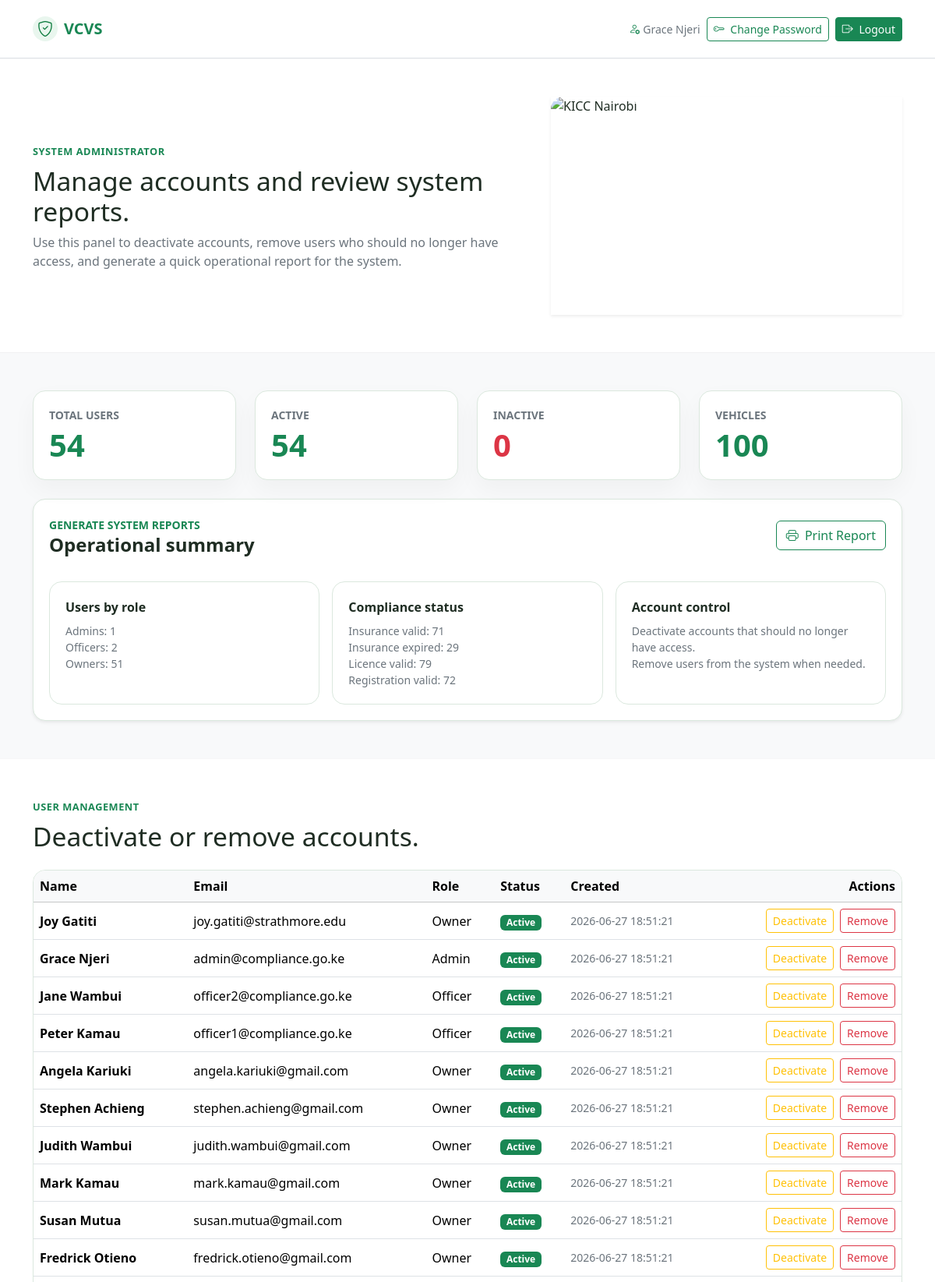
The page /views/admin_panel.php (signed in, upper part) on the database its author committed.
### tables this page shows
CREATE TABLE IF NOT EXISTS users (
    user_id INT AUTO_INCREMENT PRIMARY KEY,
    name VARCHAR(100) NOT NULL,
    email VARCHAR(150) NOT NULL UNIQUE,
    role ENUM('admin', 'officer', 'owner') NOT NULL,
    password_hash VARCHAR(255) NOT NULL,
    is_active TINYINT(1) NOT NULL DEFAULT 1,
    created_at TIMESTAMP DEFAULT CURRENT_TIMESTAMP
);

### views/admin_panel.php (the view, shortened to what this page needs)
<?php
require_once '../config/db.php';
function h($value)
{
    return htmlspecialchars((string) $value, ENT_QUOTES, 'UTF-8');
}
$users = [];
$report = [
    'total_users' => 0,
    'active_users' => 0,
    'inactive_users' => 0,
    'admins' => 0,
    'officers' => 0,
    'owners' => 0,
    'vehicles' => 0,
    'valid_insurance' => 0,
    'expired_insurance' => 0,
    'valid_licence' => 0,
    'expired_licence' => 0,
    'valid_registration' => 0,
    'expired_registration' => 0,
];
try {
    $users = $pdo->query(
        "SELECT user_id, name, email, role, COALESCE(is_active, 1) AS is_active, created_at
         FROM users
         ORDER BY created_at DESC, user_id DESC"
    )->fetchAll();
    $report['total_users'] = (int) $pdo->query("SELECT COUNT(*) FROM users")->fetchColumn();
    $report['active_users'] = (int) $pdo->query("SELECT COUNT(*) FROM users WHERE COALESCE(is_active, 1) = 1")->fetchColumn();
    $report['inactive_users'] = (int) $pdo->query("SELECT COUNT(*) FROM users WHERE COALESCE(is_active, 1) = 0")->fetchColumn();
    $report['admins'] = (int) $pdo->query("SELECT COUNT(*) FROM users WHERE role = 'admin'")->fetchColumn();
    $report['officers'] = (int) $pdo->query("SELECT COUNT(*) FROM users WHERE role = 'officer'")->fetchColumn();
    $report['owners'] = (int) $pdo->query("SELECT COUNT(*) FROM users WHERE role = 'owner'")->fetchColumn();
    $report['vehicles'] = (int) $pdo->query("SELECT COUNT(*) FROM vehicles")->fetchColumn();
    $report['valid_insurance'] = (int) $pdo->query("SELECT COUNT(*) FROM compliance_records WHERE insurance_status = 'Valid'")->fetchColumn();
    $report['expired_insurance'] = (int) $pdo->query("SELECT COUNT(*) FROM compliance_records WHERE insurance_status = 'Expired'")->fetchColumn();
    $report['valid_licence'] = (int) $pdo->query("SELECT COUNT(*) FROM compliance_records WHERE licence_status = 'Valid'")->fetchColumn();
    $report['expired_licence'] = (int) $pdo->query("SELECT COUNT(*) FROM compliance_records WHERE licence_status = 'Expired'")->fetchColumn();
    $report['valid_registration'] = (int) $pdo->query("SELECT COUNT(*) FROM compliance_records WHERE registration_status = 'Valid'")->fetchColumn();
    $report['expired_registration'] = (int) $pdo->query("SELECT COUNT(*) FROM compliance_records WHERE registration_status = 'Expired'")->fetchColumn();
} catch (PDOException $e) {
    error_log($e->getMessage());
}
?>
<!DOCTYPE html>
<html lang="en">
<head>
    <link href="https://cdn.jsdelivr.net/npm/bootstrap@5.3.2/dist/css/bootstrap.min.css" rel="stylesheet">
    <link href="https://cdn.jsdelivr.net/npm/bootstrap-icons@1.11.3/font/bootstrap-icons.min.css" rel="stylesheet">
    <link href="../assets/css/style.css" rel="stylesheet">
</head>
<body class="admin-page">
    <nav class="navbar navbar-expand-lg navbar-light vcs-navbar border-bottom sticky-top">
        <div class="container py-2">
            <a class="navbar-brand d-flex align-items-center gap-2 fw-bold text-success" href="../index.php">
                <span class="brand-mark"><i class="bi bi-shield-check"></i></span>
                <span>VCVS</span>
            </a>
            <div class="ms-auto d-flex align-items-center gap-2">
                <span class="text-secondary small d-none d-md-inline">
                    <i class="bi bi-person-gear me-1 text-success"></i><?php echo h($_SESSION['name'] ?? 'Admin'); ?>
                </span>
                <a href="/views/change_password.php" class="btn btn-outline-success btn-sm">
                    <i class="bi bi-key me-1"></i> Change Password
                </a>
                <a href="/backend/logout.php" class="btn btn-success btn-sm">
                    <i class="bi bi-box-arrow-right me-1"></i> Logout
                </a>
            </div>
        </div>
    </nav>
    <main>
        <section class="section-band bg-white">
            <div class="container py-5">
                <div class="row align-items-center g-4">
                    <div class="col-lg-7">
                        <span class="eyebrow text-success fw-semibold">System administrator</span>
                        <h1 class="section-title mt-2">Manage accounts and review system reports.</h1>
                        <p class="text-secondary mb-0">
                            Use this panel to deactivate accounts, remove users who should no longer have access, and generate a quick operational report for the system.
                        </p>
                    </div>
                    <div class="col-lg-5">
                        <div class="report-hero shadow-sm">
                            <img
                                src="https://commons.wikimedia.org/wiki/Special:FilePath/Kenyatta%20International%20Convention%20Centre,%20Nairobi,%20by%20Karl%20Henrik%20N%C3%B8stvik%20architect,%20entrance.jpg"
                                class="img-fluid rounded-4"
                                alt="KICC Nairobi"
                            >
                        </div>
                    </div>
                </div>
            </div>
        </section>
        <section class="section-band bg-light">
            <div class="container py-5">
                <div class="row g-3 g-lg-4">
                    <div class="col-6 col-lg-3">
                        <div class="value-card h-100">
                            <div class="small text-secondary text-uppercase fw-semibold">Total users</div>
                            <div class="display-6 fw-bold text-success mt-1"><?php echo h($report['total_users']); ?></div>
                        </div>
                    </div>
                    <div class="col-6 col-lg-3">
                        <div class="value-card h-100">
                            <div class="small text-secondary text-uppercase fw-semibold">Active</div>
                            <div class="display-6 fw-bold text-success mt-1"><?php echo h($report['active_users']); ?></div>
                        </div>
                    </div>
                    <div class="col-6 col-lg-3">
                        <div class="value-card h-100">
                            <div class="small text-secondary text-uppercase fw-semibold">Inactive</div>
                            <div class="display-6 fw-bold text-danger mt-1"><?php echo h($report['inactive_users']); ?></div>
                        </div>
                    </div>
                    <div class="col-6 col-lg-3">
                        <div class="value-card h-100">
                            <div class="small text-secondary text-uppercase fw-semibold">Vehicles</div>
                            <div class="display-6 fw-bold text-success mt-1"><?php echo h($report['vehicles']); ?></div>
                        </div>
                    </div>
                </div>
                <div class="mt-4 search-card shadow-sm">
                    <div class="d-flex align-items-center justify-content-between flex-wrap gap-3">
                        <div>
                            <span class="text-uppercase small fw-semibold text-success">Generate system reports</span>
                            <h2 class="h4 fw-bold mb-0">Operational summary</h2>
                        </div>
                        <button class="btn btn-outline-success" type="button" onclick="window.print()">
                            <i class="bi bi-printer me-1"></i> Print Report
                        </button>
                    </div>
                    <div class="row g-3 mt-3">
                        <div class="col-md-4">
                            <div class="mini-result h-100">
                                <div class="fw-semibold">Users by role</div>
                                <div class="small text-secondary mt-2">Admins: <?php echo h($report['admins']); ?></div>
                                <div class="small text-secondary">Officers: <?php echo h($report['officers']); ?></div>
                                <div class="small text-secondary">Owners: <?php echo h($report['owners']); ?></div>
                            </div>
                        </div>
                        <div class="col-md-4">
                            <div class="mini-result h-100">
                                <div class="fw-semibold">Compliance status</div>
                                <div class="small text-secondary mt-2">Insurance valid: <?php echo h($report['valid_insurance']); ?></div>
                                <div class="small text-secondary">Insurance expired: <?php echo h($report['expired_insurance']); ?></div>
                                <div class="small text-secondary">Licence valid: <?php echo h($report['valid_licence']); ?></div>
                                <div class="small text-secondary">Registration valid: <?php echo h($report['valid_registration']); ?></div>
                            </div>
                        </div>
                        <div class="col-md-4">
                            <div class="mini-result h-100">
                                <div class="fw-semibold">Account control</div>
                                <div class="small text-secondary mt-2">Deactivate accounts that should no longer have access.</div>
                                <div class="small text-secondary">Remove users from the system when needed.</div>
                            </div>
                        </div>
                    </div>
                </div>
            </div>
        </section>
        <section class="section-band bg-white">
            <div class="container py-5">
                <div class="d-flex align-items-end justify-content-between flex-wrap gap-3 mb-4">
                    <div>
                        <span class="eyebrow text-success fw-semibold">User management</span>
                        <h2 class="section-title mt-2 mb-0">Deactivate or remove accounts.</h2>
                    </div>
                </div>
                <div class="table-responsive admin-table-wrap">
                    <table class="table table-hover align-middle mb-0">
                        <thead class="table-light">
                            <tr>
                                <th>Name</th>
                                <th>Email</th>
                                <th>Role</th>
                                <th>Status</th>
                                <th>Created</th>
                                <th class="text-end">Actions</th>
                            </tr>
                        </thead>
                        <tbody>
                            <?php foreach ($users as $user): ?>
                                <tr>
                                    <td class="fw-semibold"><?php echo h($user['name']); ?></td>
                                    <td><?php echo h($user['email']); ?></td>
                                    <td class="text-capitalize"><?php echo h($user['role']); ?></td>
                                    <td>
                                        <?php if ((int) $user['is_active'] === 1): ?>
                                            <span class="badge bg-success">Active</span>
                                        <?php else: ?>
                                            <span class="badge bg-danger">Inactive</span>
                                        <?php endif; ?>
                                    </td>
                                    <td class="text-secondary small"><?php echo h($user['created_at']); ?></td>
                                    <td class="text-end">
                                        <div class="d-inline-flex gap-2 flex-wrap justify-content-end">
                                            <form method="POST" class="d-inline">
                                                <button
                                                    type="submit"
                                                    class="btn btn-sm <?php echo ((int) $user['is_active'] === 1) ? 'btn-outline-warning' : 'btn-outline-success'; ?>"
                                                    onclick="return confirm('Update this account status?');"
                                                >
                                                    <?php echo ((int) $user['is_active'] === 1) ? 'Deactivate' : 'Activate'; ?>
                                                </button>
                                            </form>
                                            <form method="POST" class="d-inline">
                                                <button
                                                    type="submit"
                                                    class="btn btn-sm btn-outline-danger"
                                                    onclick="return confirm('Remove this user from the system? This will also remove linked records through database rules.');"
                                                >
                                                    Remove
                                                </button>
                                            </form>
                                        </div>
                                    </td>
                                </tr>
                            <?php endforeach; ?>
                        </tbody>
                    </table>
                </div>
            </div>
        </section>
    </main>
</body>
</html>

### assets/css/style.css (style rules this page uses)
:root { --vcs-green: #0a7a3c; --vcs-green-dark: #07592d; --vcs-green-soft: #e9f6ee; --vcs-white: #ffffff; --vcs-ink: #1f2d23; --vcs-muted: #5f6f65; --vcs-border: #dbe8de; --vcs-surface: #f7faf8; }
html { scroll-behavior: smooth; }
body { background: var(--vcs-surface); color: var(--vcs-ink); }
.vcs-navbar { background: rgba(255, 255, 255, 0.95); backdrop-filter: blur(8px); }
.brand-mark { width: 2rem; height: 2rem; border-radius: 50%; display: inline-flex; align-items: center; justify-content: center; background: var(--vcs-green-soft); color: var(--vcs-green); }
.eyebrow { letter-spacing: 0.04em; text-transform: uppercase; font-size: 0.8rem; }
.section-band { border-top: 1px solid rgba(0, 0, 0, 0.03); }
.section-title { font-size: clamp(1.8rem, 2.8vw, 2.6rem); line-height: 1.15; }
.value-card, .search-card, .detail-card, .info-tile, .feature-card, .lookup-preview, .mini-result { background: var(--vcs-white); border: 1px solid var(--vcs-border); border-radius: 1rem; padding: 1.25rem; }
.value-card { box-shadow: 0 12px 30px rgba(18, 28, 20, 0.04); }
.admin-page .report-hero img { width: 100%; height: 100%; min-height: 280px; object-fit: cover; }
.admin-page .admin-table-wrap { border: 1px solid var(--vcs-border); border-radius: 1rem; overflow: hidden; background: var(--vcs-white); }
.admin-page .table { margin-bottom: 0; }

### rows shown on the page
users: name "Joy Gatiti", email "joy.gatiti@strathmore.edu", role "Owner", shows "Active", created_at "2026-06-27 18:51:21", shows "Deactivate"
users: name "Grace Njeri", email "admin@compliance.go.ke", role "Admin", shows "Active", created_at "2026-06-27 18:51:21", shows "Deactivate"
users: name "Jane Wambui", email "officer2@compliance.go.ke", role "Officer", shows "Active", created_at "2026-06-27 18:51:21", shows "Deactivate"
users: name "Peter Kamau", email "officer1@compliance.go.ke", role "Officer", shows "Active", created_at "2026-06-27 18:51:21", shows "Deactivate"
users: name "Angela Kariuki", email "angela.kariuki@gmail.com", role "Owner", shows "Active", created_at "2026-06-27 18:51:21", shows "Deactivate"
users: name "Stephen Achieng", email "stephen.achieng@gmail.com", role "Owner", shows "Active", created_at "2026-06-27 18:51:21", shows "Deactivate"
users: name "Judith Wambui", email "judith.wambui@gmail.com", role "Owner", shows "Active", created_at "2026-06-27 18:51:21", shows "Deactivate"
users: name "Mark Kamau", email "mark.kamau@gmail.com", role "Owner", shows "Active", created_at "2026-06-27 18:51:21", shows "Deactivate"
users: name "Susan Mutua", email "susan.mutua@gmail.com", role "Owner", shows "Active", created_at "2026-06-27 18:51:21", shows "Deactivate"
users: name "Fredrick Otieno", email "fredrick.otieno@gmail.com", role "Owner", shows "Active", created_at "2026-06-27 18:51:21", shows "Deactivate"

### other values the page prints
$_SESSION['name'] "Grace Njeri"
$report['total_users'] "54"
$report['active_users'] "54"
$report['inactive_users'] "0"
$report['vehicles'] "100"
$report['admins'] "1"
$report['officers'] "2"
$report['owners'] "51"
$report['valid_insurance'] "71"
$report['expired_insurance'] "29"
$report['valid_licence'] "79"
$report['valid_registration'] "72"
